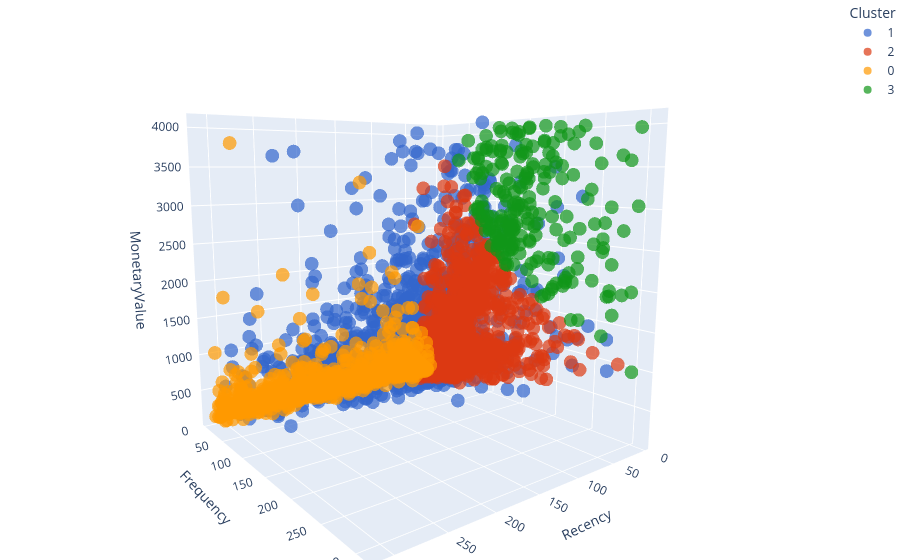

The notebook cell this image was saved under:
### Markdown cell above
# Recency Vs Frequency Vs Monetary

### Code cell
rfm_fig['Cluster'] = rfm_fig['Cluster'].astype(str)

import plotly.express as px
fig = px.scatter_3d(rfm_fig,x='Recency', y='Frequency', z='MonetaryValue',
              color='Cluster', opacity=0.7,color_discrete_sequence=px.colors.qualitative.G10)

fig.update_layout(margin=dict(l=0, r=0, b=0, t=0))
fig.show()

### Figure 1 — Plotly figure (JSON) as saved in the notebook; plotly's stock layout.template omitted (floating-point values rounded to 4 significant figures; data arrays with more than 128 entries replaced by an {"elided": "..."} marker saying what was removed)
{"data": [{"hovertemplate": "Cluster=1<br>Recency=%{x}<br>Frequency=%{y}<br>MonetaryValue=%{z}<extra></extra>", "legendgroup": "1", "marker": {"color": "#3366CC", "opacity": 0.7, "symbol": "circle"}, "mode": "markers", "name": "1", "scene": "scene", "showlegend": true, "type": "scatter3d", "x": {"elided": "1027 int values"}, "y": {"elided": "1027 int values"}, "z": {"elided": "1027 float values"}}, {"hovertemplate": "Cluster=2<br>Recency=%{x}<br>Frequency=%{y}<br>MonetaryValue=%{z}<extra></extra>", "legendgroup": "2", "marker": {"color": "#DC3912", "opacity": 0.7, "symbol": "circle"}, "mode": "markers", "name": "2", "scene": "scene", "showlegend": true, "type": "scatter3d", "x": {"elided": "1133 int values"}, "y": {"elided": "1133 int values"}, "z": {"elided": "1133 float values"}}, {"hovertemplate": "Cluster=0<br>Recency=%{x}<br>Frequency=%{y}<br>MonetaryValue=%{z}<extra></extra>", "legendgroup": "0", "marker": {"color": "#FF9900", "opacity": 0.7, "symbol": "circle"}, "mode": "markers", "name": "0", "scene": "scene", "showlegend": true, "type": "scatter3d", "x": {"elided": "847 int values"}, "y": {"elided": "847 int values"}, "z": {"elided": "847 float values"}}, {"hovertemplate": "Cluster=3<br>Recency=%{x}<br>Frequency=%{y}<br>MonetaryValue=%{z}<extra></extra>", "legendgroup": "3", "marker": {"color": "#109618", "opacity": 0.7, "symbol": "circle"}, "mode": "markers", "name": "3", "scene": "scene", "showlegend": true, "type": "scatter3d", "x": {"elided": "216 int values"}, "y": {"elided": "216 int values"}, "z": {"elided": "216 float values"}}], "layout": {"autosize": true, "legend": {"title": {"text": "Cluster"}, "tracegroupgap": 0}, "margin": {"b": 0, "l": 0, "r": 0, "t": 0}, "scene": {"aspectmode": "auto", "aspectratio": {"x": 1, "y": 1, "z": 1}, "camera": {"center": {"x": 0, "y": 0, "z": 0}, "eye": {"x": 1.219, "y": 1.613, "z": 0.336}, "projection": {"type": "perspective"}, "up": {"x": 0, "y": 0, "z": 1}}, "domain": {"x": [0, 1], "y": [0, 1]}, "xaxis": {"title": {"text": "Recency"}, "type": "linear"}, "yaxis": {"title": {"text": "Frequency"}, "type": "linear"}, "zaxis": {"title": {"text": "MonetaryValue"}, "type": "linear"}}}}
